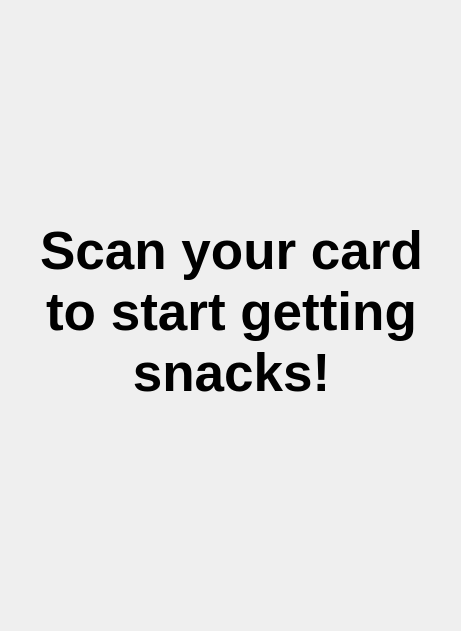
<?xml version="1.0" encoding="UTF-8"?>
<ui version="4.0">
 <class>Form</class>
 <widget class="QWidget" name="Form">
  <property name="geometry">
   <rect>
    <x>0</x>
    <y>0</y>
    <width>461</width>
    <height>631</height>
   </rect>
  </property>
  <property name="windowTitle">
   <string>Form</string>
  </property>
  <widget class="QLabel" name="splash">
   <property name="geometry">
    <rect>
     <x>31</x>
     <y>36</y>
     <width>401</width>
     <height>551</height>
    </rect>
   </property>
   <property name="font">
    <font>
     <pointsize>40</pointsize>
     <weight>75</weight>
     <bold>true</bold>
    </font>
   </property>
   <property name="text">
    <string>Scan your card to start getting snacks!</string>
   </property>
   <property name="alignment">
    <set>Qt::AlignCenter</set>
   </property>
   <property name="wordWrap">
    <bool>true</bool>
   </property>
  </widget>
 </widget>
 <resources/>
 <connections/>
</ui>
